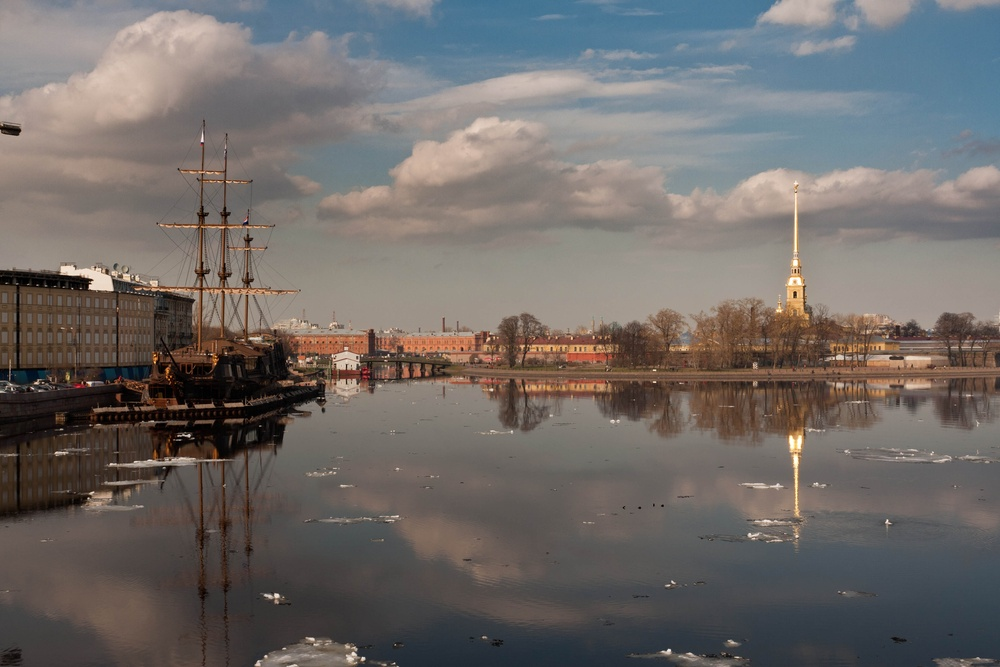
//> input picture 09_Geometric_Transformation_Img_Features/boat/boat1.jpg, 1000 x 667 px, shrunk from 3888 x 2592 before the run; its folder holds 4 pictures in this run
$ ./Panoramic_Stitching   (built with g++ and OpenCV 4)
//> lines starting //> are read from the running program, lines starting //| are printed output that depends on the picture
#include <opencv2/opencv.hpp>
#include <iostream>

using namespace cv;
using namespace std;

int main(int argc, char** argv) {
	vector<string> files;

	glob("H:/OpenCV_Camp_Cplus/09_Geometric_Transformation_Img_Features/boat/", files);
	vector<Mat> images;
	for (int i = 0; i < files.size(); i++) {
		printf("image file : %s \n", files[i].c_str());
		images.push_back(imread(files[i]));
//> images[0] is the input picture: 667 rows x 1000 cols, CV_8UC3; mean B, G, R 104, 106.6, 111.8
	}

	// 设置拼接模式与参数
	Mat result1, result2, result3;
	Stitcher::Mode mode = Stitcher::PANORAMA;
	Ptr<Stitcher> stitcher = Stitcher::create(mode);

	// 拼接方式-多通道融合
	auto blender = detail::Blender::createDefault(detail::Blender::MULTI_BAND);
	stitcher->setBlender(blender);

	// 拼接
	Stitcher::Status status = stitcher->stitch(images, result1);

	// 平面曲翘拼接
	auto plane_warper = makePtr<cv::PlaneWarper>();
	stitcher->setWarper(plane_warper);
	status = stitcher->stitch(images, result2);

	// 鱼眼拼接
	auto fisheye_warper = makePtr<cv::FisheyeWarper>();
	stitcher->setWarper(fisheye_warper);
	status = stitcher->stitch(images, result3);

	// 检查返回
	if (status != Stitcher::OK)
	{
		cout << "Can't stitch images, error code = " << int(status) << endl;
		return EXIT_FAILURE;
	}
	imwrite("result1.png", result1);
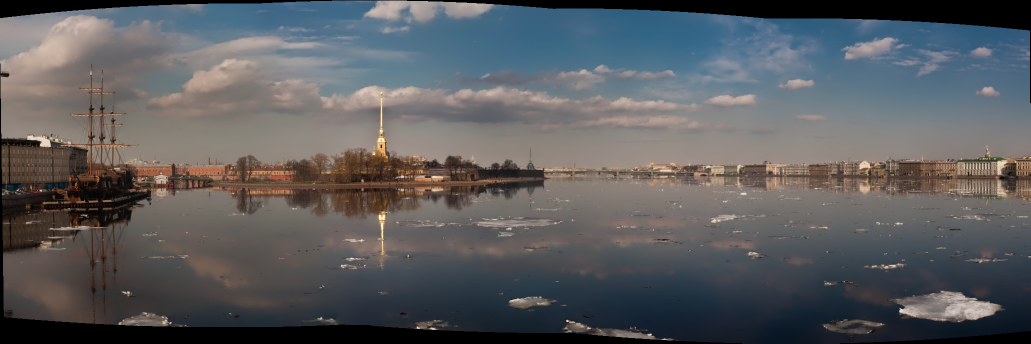
//> saved as result1.png: 687 rows x 2061 cols, CV_8UC3 (shown at 1/2 size); mean B, G, R 95.3, 92.8, 91.5
	imwrite("result2.png", result2);
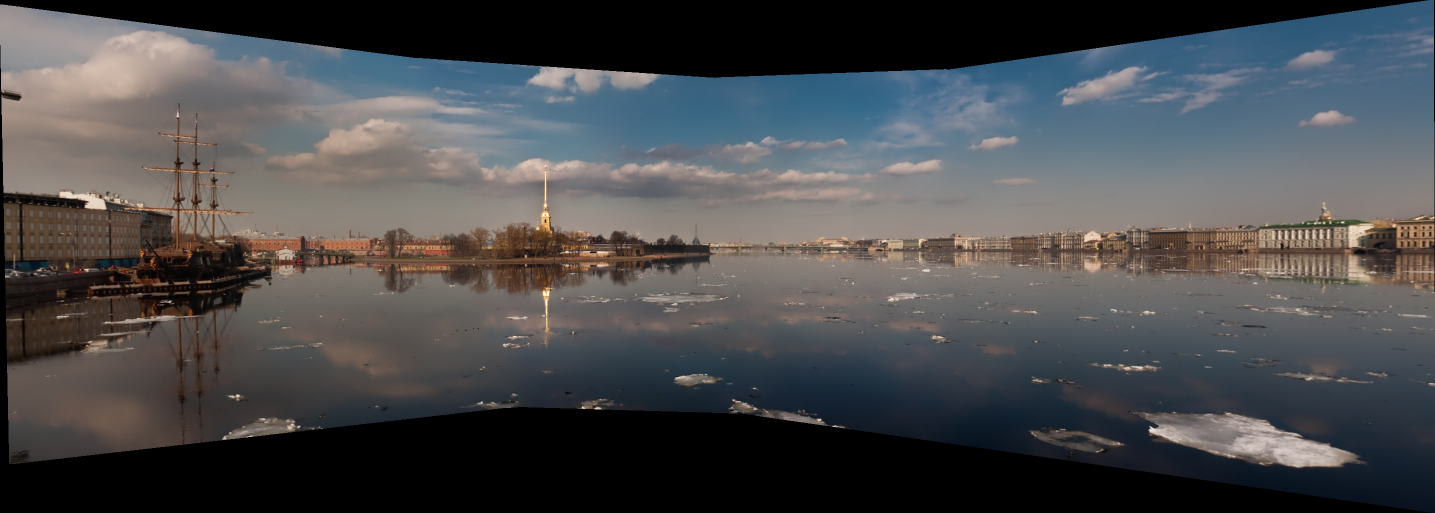
//> saved as result2.png: 1026 rows x 2870 cols, CV_8UC3 (shown at 1/2 size); mean B, G, R 77.6, 75.6, 74.8
	imwrite("result3.png", result3);
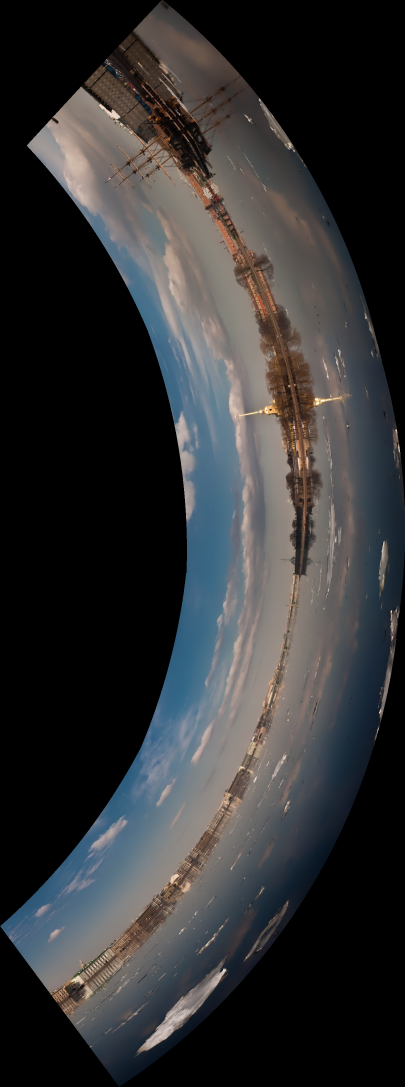
//> saved as result3.png: 3260 rows x 1214 cols, CV_8UC3 (shown at 1/3 size); mean B, G, R 51.5, 50.3, 50

	waitKey(0);
	return 0;
}
